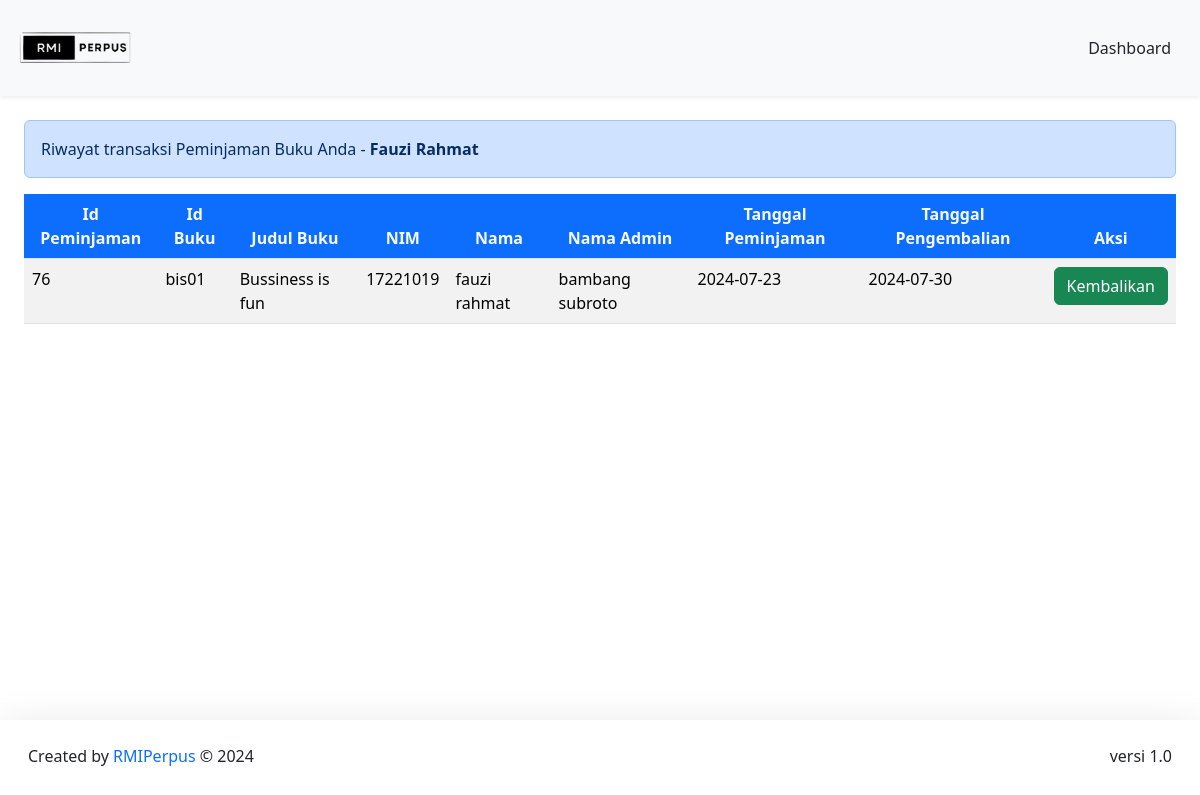
Screenshot of /DashboardMember/formPeminjaman/TransaksiPeminjaman.php (signed in) with the database file from the repository.
### tables this page shows
CREATE TABLE `peminjaman` (
  `id_peminjaman` int(11) NOT NULL,
  `id_buku` varchar(20) NOT NULL,
  `nim` int(11) NOT NULL,
  `id_admin` int(11) NOT NULL,
  `tgl_peminjaman` date NOT NULL,
  `tgl_pengembalian` date NOT NULL
);

CREATE TABLE `buku` (
  `cover` varchar(255) NOT NULL,
  `id_buku` varchar(20) NOT NULL,
  `kategori` varchar(255) NOT NULL,
  `judul` varchar(255) NOT NULL,
  `pengarang` varchar(255) NOT NULL,
  `penerbit` varchar(255) NOT NULL,
  `tahun_terbit` date NOT NULL,
  `jumlah_halaman` int(11) NOT NULL,
  `buku_deskripsi` text NOT NULL
);

CREATE TABLE `member` (
  `nim` int(11) NOT NULL,
  `kode_member` varchar(12) NOT NULL,
  `nama` varchar(255) NOT NULL,
  `password` varchar(255) NOT NULL,
  `jenis_kelamin` varchar(20) NOT NULL,
  `no_tlp` varchar(15) NOT NULL,
  `tgl_pendaftaran` date NOT NULL
);

### config/config.php (called while the page is built, shortened)
<?php
$host = "127.0.0.1";
$username = "root";
$password = "";
$database_name = "perpustakaan";
$connection = mysqli_connect($host, $username, $password, $database_name);
function queryReadData($dataKategori) {
  global $connection;
  $result = mysqli_query($connection, $dataKategori);
  $items = [];
  while($item = mysqli_fetch_assoc($result)) {
    $items[] = $item;
  }
  return $items;
}
?>

### DashboardMember/formPeminjaman/TransaksiPeminjaman.php (the view, shortened to what this page needs)
<?php
require "../../config/config.php";
$akunMember = $_SESSION["member"]["nim"];
$dataPinjam = queryReadData("SELECT peminjaman.id_peminjaman, peminjaman.id_buku, buku.judul, peminjaman.nim, member.nama, admin.nama_admin, peminjaman.tgl_peminjaman, peminjaman.tgl_pengembalian
FROM peminjaman
INNER JOIN buku ON peminjaman.id_buku = buku.id_buku
INNER JOIN member ON peminjaman.nim = member.nim
INNER JOIN admin ON peminjaman.id_admin = admin.id
WHERE peminjaman.nim = $akunMember");
?>
<!DOCTYPE html>
<html lang="en">
  <head>
    <link href="https://cdn.jsdelivr.net/npm/bootstrap@5.3.2/dist/css/bootstrap.min.css" rel="stylesheet">
  </head>
  <body>
     <nav class="navbar fixed-top bg-body-tertiary shadow-sm">
      <div class="container-fluid p-3">
        <a class="navbar-brand" href="#">
          <img src="../../assets/logohd.png" alt="logo" width="120px">
        </a>
        <a class="btn btn-tertiary" href="../dashboardMember.php">Dashboard</a>
      </div>
    </nav>
  <div class="p-4 mt-5">
    <div class="mt-5 alert alert-primary" role="alert">Riwayat transaksi Peminjaman Buku Anda - <span class="fw-bold text-capitalize"><?php echo htmlentities($_SESSION["member"]["nama"]); ?></span></div>
  <div class="table-responsive mt-3">
    <table class="table table-striped table-hover">
     <thead class="text-center">
      <tr>
        <th class="bg-primary text-light">Id Peminjaman</th>
        <th class="bg-primary text-light">Id Buku</th>
        <th class="bg-primary text-light">Judul Buku</th>
        <th class="bg-primary text-light">NIM</th>
        <th class="bg-primary text-light">Nama</th>
        <th class="bg-primary text-light">Nama Admin</th>
        <th class="bg-primary text-light">Tanggal Peminjaman</th>
        <th class="bg-primary text-light">Tanggal Pengembalian</th>
        <th class="bg-primary text-light">Aksi</th>
      </tr>
      </thead>
      <tr>
      <?php foreach ($dataPinjam as $item) : ?>
        <td><?= $item["id_peminjaman"]; ?></td>
        <td><?= $item["id_buku"]; ?></td>
        <td><?= $item["judul"]; ?></td>
        <td><?= $item["nim"]; ?></td>
        <td><?= $item["nama"]; ?></td>
        <td><?= $item["nama_admin"]; ?></td>
        <td><?= $item["tgl_peminjaman"]; ?></td>
        <td><?= $item["tgl_pengembalian"]; ?></td>
        <td>
          <a class="btn btn-success" href="pengembalianBuku.php?id=<?= $item["id_peminjaman"]; ?>"> Kembalikan</a>
        </td>
      <?php endforeach; ?>
      </tr>
    </table>
    </div>
  </div>
  <footer class="fixed-bottom shadow-lg bg-subtle p-3">
      <div class="container-fluid d-flex justify-content-between">
      <p class="mt-2">Created by <span class="text-primary"> RMIPerpus</span> © 2024</p>
      <p class="mt-2">versi 1.0</p>
      </div>
  </footer>
  </body>
</html>

### rows the page displays
peminjaman: id_peminjaman "76", id_buku "bis01", id_buku.judul "Bussiness is fun", nim "17221019", nim.nama "fauzi rahmat", id_admin.nama_admin "bambang subroto", tgl_peminjaman "2024-07-23", tgl_pengembalian "2024-07-30"

### other values shown
$_SESSION["member"]["nama"] "Fauzi Rahmat"
